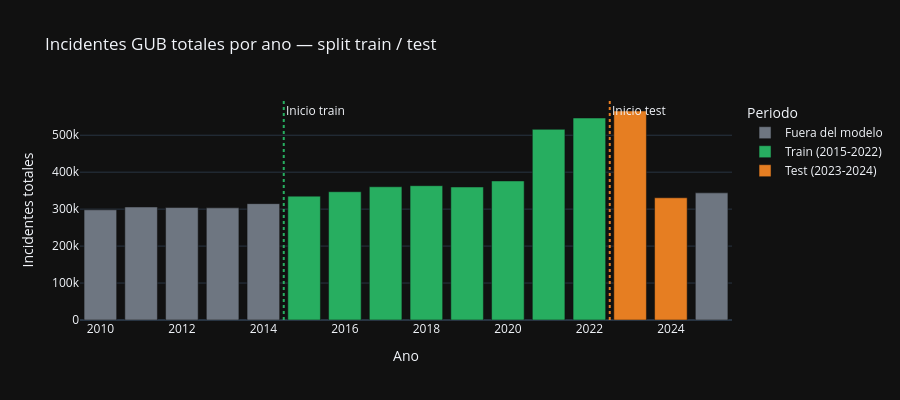

The notebook cell this image was saved under:
### Code cell
# Distribucion del target: total incidentes por ano (train vs test)
annual_total = df[df['anyo'] >= 2010].groupby('anyo')['num_incidents'].sum().reset_index()
annual_total['periodo'] = annual_total['anyo'].apply(
    lambda y: 'Train (2015-2022)' if 2015 <= y <= 2022
    else ('Test (2023-2024)' if 2023 <= y <= 2024 else 'Fuera del modelo')
)

color_map = {
    'Train (2015-2022)':   '#27ae60',
    'Test (2023-2024)':    '#e67e22',
    'Fuera del modelo':    '#6e7681',
}

fig = px.bar(
    annual_total, x='anyo', y='num_incidents', color='periodo',
    color_discrete_map=color_map,
    title='Incidentes GUB totales por año — split train / test',
    labels={'anyo': 'Ano', 'num_incidents': 'Incidentes totales', 'periodo': 'Periodo'},
    template='plotly_dark'
)
fig.add_vline(x=2014.5, line_dash='dot', line_color='#27ae60', annotation_text='Inicio train')
fig.add_vline(x=2022.5, line_dash='dot', line_color='#e67e22', annotation_text='Inicio test')
fig.update_layout(height=400)
fig.show()

### Figure 1 — Plotly figure (JSON) as saved in the notebook; plotly's stock layout.template omitted (floating-point values rounded to 4 significant figures)
{"data": [{"hovertemplate": "Periodo=Fuera del modelo<br>Ano=%{x}<br>Incidentes totales=%{y}<extra></extra>", "legendgroup": "Fuera del modelo", "marker": {"color": "#6e7681", "pattern": {"shape": ""}}, "name": "Fuera del modelo", "orientation": "v", "showlegend": true, "textposition": "auto", "type": "bar", "x": [2010, 2011, 2012, 2013, 2014, 2025], "xaxis": "x", "y": [298198, 305862, 304246, 303469, 314835, 344006], "yaxis": "y"}, {"hovertemplate": "Periodo=Train (2015-2022)<br>Ano=%{x}<br>Incidentes totales=%{y}<extra></extra>", "legendgroup": "Train (2015-2022)", "marker": {"color": "#27ae60", "pattern": {"shape": ""}}, "name": "Train (2015-2022)", "orientation": "v", "showlegend": true, "textposition": "auto", "type": "bar", "x": [2015, 2016, 2017, 2018, 2019, 2020, 2021, 2022], "xaxis": "x", "y": [335154, 347112, 360475, 363404, 359938, 376281, 515937, 546540], "yaxis": "y"}, {"hovertemplate": "Periodo=Test (2023-2024)<br>Ano=%{x}<br>Incidentes totales=%{y}<extra></extra>", "legendgroup": "Test (2023-2024)", "marker": {"color": "#e67e22", "pattern": {"shape": ""}}, "name": "Test (2023-2024)", "orientation": "v", "showlegend": true, "textposition": "auto", "type": "bar", "x": [2023, 2024], "xaxis": "x", "y": [565539, 330703], "yaxis": "y"}], "layout": {"annotations": [{"showarrow": false, "text": "Inicio train", "x": 2014.0, "xanchor": "left", "xref": "x", "y": 1, "yanchor": "top", "yref": "y domain"}, {"showarrow": false, "text": "Inicio test", "x": 2022.0, "xanchor": "left", "xref": "x", "y": 1, "yanchor": "top", "yref": "y domain"}], "barmode": "relative", "height": 400, "legend": {"title": {"text": "Periodo"}, "tracegroupgap": 0}, "shapes": [{"line": {"color": "#27ae60", "dash": "dot"}, "type": "line", "x0": 2014.0, "x1": 2014.0, "xref": "x", "y0": 0, "y1": 1, "yref": "y domain"}, {"line": {"color": "#e67e22", "dash": "dot"}, "type": "line", "x0": 2022.0, "x1": 2022.0, "xref": "x", "y0": 0, "y1": 1, "yref": "y domain"}], "title": {"text": "Incidentes GUB totales por ano — split train / test"}, "xaxis": {"anchor": "y", "domain": [0, 1], "title": {"text": "Ano"}}, "yaxis": {"anchor": "x", "domain": [0, 1], "title": {"text": "Incidentes totales"}}}}
